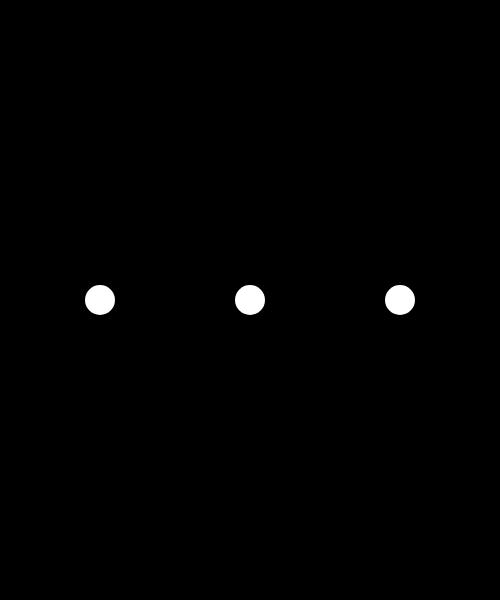
Frame 1 (no input)
Frame 60 (no input): identical to frame 1, image omitted
Frame 120 (the mouse pressed at the canvas centre since frame 60): identical to frame 1, image omitted

The p5.js sketch that drew this single still picture (run headless with seeded random() and noise() and a simulated clock; from frame 60 on, the mouse is pressed at the canvas centre):

// p5.js sketch
// ── sketch.js
"use strict";


var particles = [];


function setup() {
  createCanvas(500, 600);
  background(0);

  particles.push(new Particle(100, height / 2));
  particles.push(new Particle(250, height / 2));
  particles.push(new Particle(400, height / 2));
}

function draw() {
  background(0);
  for (var i = 0; i < particles.length; i++) {
    var p = particles[i];
    
    p.checkBoundaries();
    p.update();
    p.display();
  }
}


// __________________________________________________________________________

class Particle {
    constructor(x, y) {
    this.pos = createVector(x, y);
    this.vel = createVector(0, 0);
    this.acc = createVector(0, 0);
    this.dia = 30;
  }
  update() {
    this.vel.add(this.acc); // vel = vel + acc;
    this.pos.add(this.vel); // pos = pos + vel;
    this.acc.mult(0); // acceleration has to be reset after being applied! ***
  }
  display() {
    push();
    translate(this.pos.x, this.pos.y);
    noStroke();
    fill(255);
    ellipse(0, 0, this.dia, this.dia);
    pop();
  }
  checkBoundaries() {
    // x
    if (this.pos.x < 0) {
      this.pos.x = 0;
      this.vel.x = -this.vel.x;
    } else if (this.pos.x > width) {
      this.pos.x = width;
      this.vel.x = -this.vel.x;
    }
    // y
    if (this.pos.y < 0) {
      this.pos.y = 0;
      this.vel.y = -this.vel.y;
    } else if (this.pos.y > height) {
      this.pos.y = height;
      this.vel.y = -this.vel.y;
    }
  }
}
